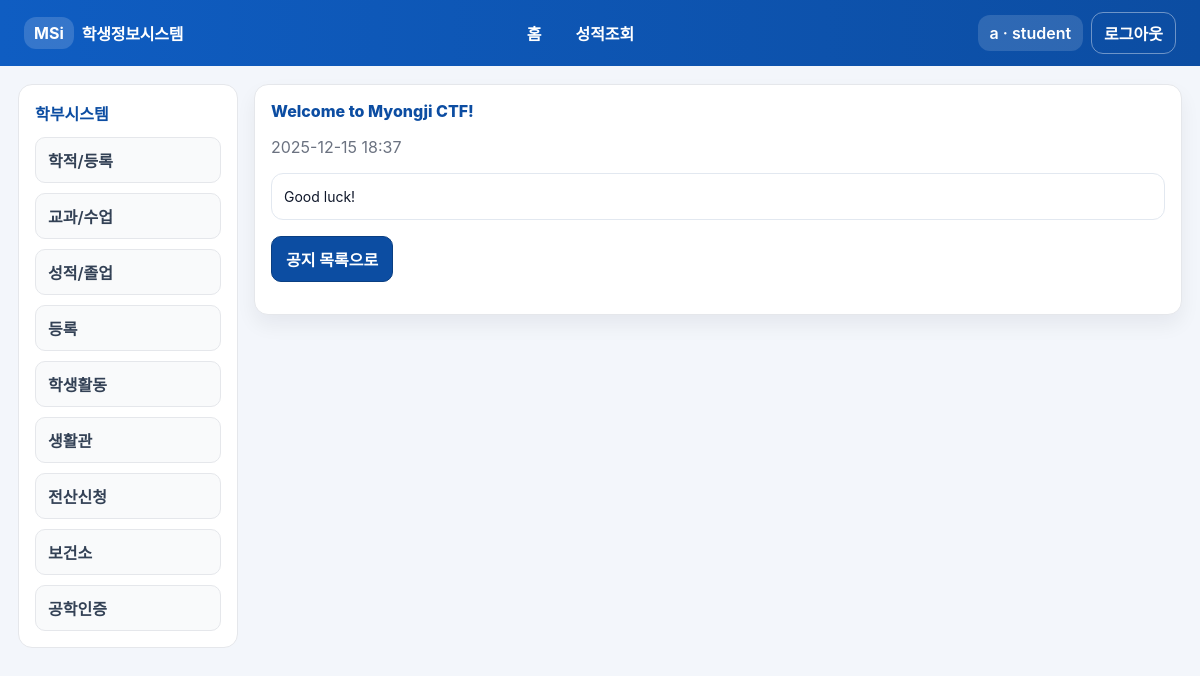
/notices/1 (signed in), run on the app's committed database.
### app.py (models this page shows, shortened)
class User(UserMixin, db.Model):
    __tablename__ = "user"
    id = db.Column(db.Integer, primary_key=True)
    username = db.Column(db.String(50), unique=True, nullable=False, index=True)
    password_hash = db.Column(db.String(200), nullable=False)
    role = db.Column(db.String(20), nullable=False, default="student")
    owner_id = db.Column(db.Integer, nullable=True)
    game1_done = db.Column(db.Boolean, nullable=False, default=False)
    game2_done = db.Column(db.Boolean, nullable=False, default=False)

class Notice(db.Model):
    __tablename__ = "notice"
    id = db.Column(db.Integer, primary_key=True)
    idx = db.Column(db.Integer, unique=True, nullable=False, index=True)
    title = db.Column(db.String(200), nullable=False)
    content = db.Column(db.Text, nullable=False)
    created_at = db.Column(db.DateTime, nullable=False, default=datetime.utcnow)
    is_public = db.Column(db.Boolean, nullable=False, default=True)

### app.py (the view)
    @app.route("/notices/<int:idx>")
    @login_required
    def notice_detail_idx(idx: int):
        item = Notice.query.filter_by(idx=idx).first()
        if not item:
            abort(404)
        return render_template("notice_detail.html", item=item)

### app.py (called while the page is built)
@login_manager.user_loader
def load_user(user_id: str):
    return db.session.get(User, int(user_id))

### templates/notice_detail.html (shortened to what this page needs)
{% extends "base.html" %}
{% block content %}
<section class="card">
  <div class="card-title">{{ item.title }}</div>
  <p class="muted">{{ item.created_at.strftime("%Y-%m-%d %H:%M") }}</p>
  <div class="modal-body" style="margin-top:12px;">{{ item.content }}</div>
  <p style="margin-top:16px;"><a class="btn primary" href="{{ url_for('notices') }}">공지 목록으로</a></p>
</section>
{% endblock %}

### templates/base.html (shortened to what this page needs)
<!doctype html>
<html lang="ko">
<head>
  <link rel="stylesheet" href="{{ url_for('static', filename='style.css') }}">
</head>
<body class="app">
  <header class="topbar">
    <div class="topbar-inner">
      <a class="logo" href="{{ url_for('index') }}">
        <span class="logo-mark">MSi</span>
        <span class="logo-text">학생정보시스템</span>
      </a>
      <nav class="top-nav">
        <a class="logo" href="{{ url_for('index') }}">홈</a>
        {% if current_user.is_authenticated %}
          <a href="{{ url_for('grades') }}">성적조회</a>
        {% endif %}
      </nav>
      <div class="top-actions">
        {% if current_user.is_authenticated %}
          <span class="user-chip">{{ current_user.username }} · {{ current_user.role }}</span>
          <a class="chip" href="{{ url_for('logout') }}">로그아웃</a>
        {% else %}
          <a class="chip" href="{{ url_for('login') }}">로그인</a>
          <a class="chip primary" href="{{ url_for('register') }}">회원가입</a>
        {% endif %}
      </div>
    </div>
  </header>
  <div class="layout">
    <aside class="sidebar">
      <div class="sidebar-title">학부시스템</div>
      <ul class="side-menu">
        <li>학적/등록</li>
        <li>교과/수업</li>
        <li>성적/졸업</li>
        <li>등록</li>
        <li>학생활동</li>
        <li>생활관</li>
        <li>전산신청</li>
        <li>보건소</li>
        <li>공학인증</li>
      </ul>
    </aside>
    <main class="main">
      {% block content %}{% endblock %}
    </main>
  </div>
</body>
</html>

### static/style.css (style rules this page uses)
* { box-sizing: border-box; }
body { margin: 0; font-family: "Noto Sans KR", "Pretendard", -apple-system, BlinkMacSystemFont, Segoe UI, Roboto, Arial, sans-serif; background: #f3f6fb; color: #0f172a; }
:root { --blue: #0c4da2; --blue-dark: #0a3f82; --gray-border: #e5e7eb; }
a { color: inherit; text-decoration: none; }
.app { min-height: 100vh; }
.topbar { background: linear-gradient(90deg, #0f5dc2, #0c4da2); color: #fff; padding: 12px 24px; }
.topbar-inner { max-width: 1320px; margin: 0 auto; display: flex; align-items: center; justify-content: space-between; gap: 16px; flex-wrap: wrap; }
.logo { display: flex; align-items: center; gap: 8px; font-weight: 700; }
.logo-mark { background: rgba(255, 255, 255, 0.16); padding: 6px 10px; border-radius: 12px; }
.logo-text { letter-spacing: -0.2px; }
.top-nav { display: flex; gap: 14px; font-weight: 600; }
.top-nav a { padding: 6px 10px; border-radius: 10px; }
.top-actions { display: flex; gap: 8px; align-items: center; flex-wrap: wrap; }
.chip { padding: 8px 12px; border-radius: 12px; border: 1px solid rgba(255,255,255,0.4); color: #fff; font-weight: 600; background: transparent; }
.user-chip { background: rgba(255,255,255,0.14); padding: 8px 12px; border-radius: 12px; font-weight: 600; }
.layout { max-width: 1320px; margin: 0 auto; display: grid; grid-template-columns: 220px 1fr; gap: 16px; padding: 18px 18px 48px; }
.sidebar { background: #fff; border: 1px solid var(--gray-border); border-radius: 14px; padding: 16px; position: sticky; top: 18px; height: fit-content; }
.sidebar-title { font-weight: 800; margin-bottom: 12px; color: #0c4da2; }
.side-menu { list-style: none; margin: 0; padding: 0; display: grid; gap: 10px; }
.side-menu li { padding: 10px 12px; border: 1px solid var(--gray-border); border-radius: 10px; font-weight: 600; color: #334155; background: #f9fafb; }
.main { display: flex; flex-direction: column; gap: 16px; }
.card { background: #fff; border: 1px solid var(--gray-border); border-radius: 14px; padding: 16px; box-shadow: 0 10px 20px rgba(15, 23, 42, 0.06); }
.card-title { display: flex; align-items: center; justify-content: space-between; font-weight: 800; margin-bottom: 12px; color: #0c4da2; }
.muted { color: #6b7280; }
.modal-body { background: #fff; border: 1px solid #e2e8f0; border-radius: 12px; padding: 12px; margin-top: 12px; white-space: pre-wrap; line-height: 1.5; font-size: 14px; }
.btn { display: inline-block; padding: 10px 14px; border-radius: 10px; border: 1px solid #d8d8d8; background: #fff; cursor: pointer; font-weight: 700; }
.btn.primary { background: var(--blue); color: #fff; border-color: var(--blue-dark); }

### data on the page
User: username "a", role "student"
Notice: title "Welcome to Myongji CTF!", created_at "2025-12-15 18:37", content "Good luck!"
